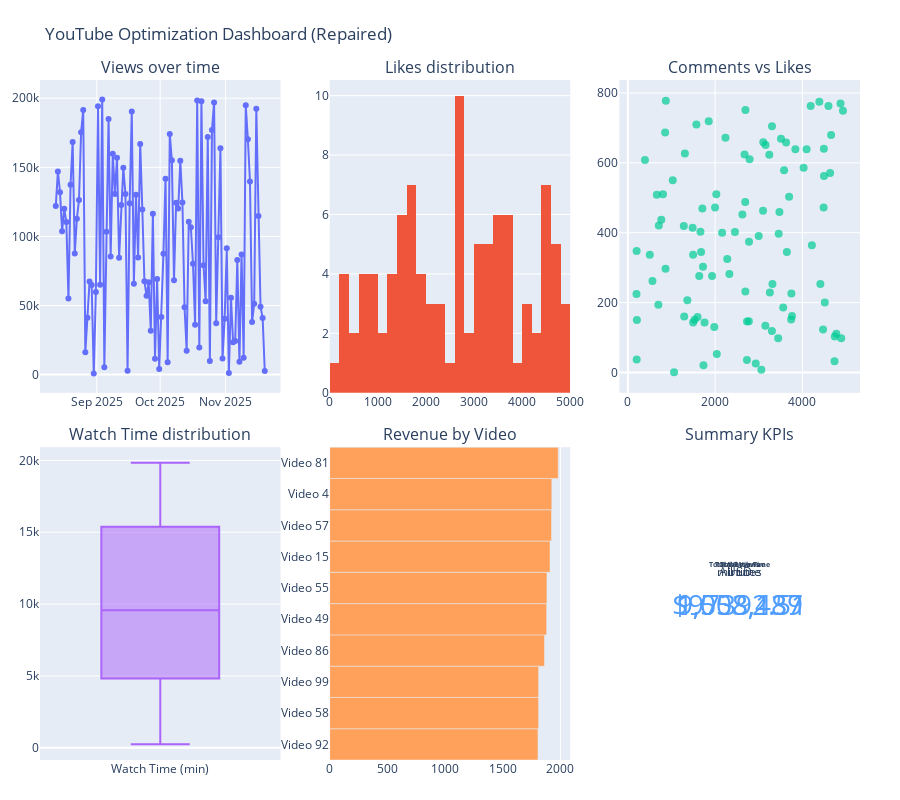

This figure's notebook cell:
### Code cell
# --- Plotly dashboard (fixed indicator usage) ---
fig = make_subplots(
    rows=2, cols=3,
    specs=[
        [{'type':'xy'}, {'type':'xy'}, {'type':'xy'}],
        [{'type':'xy'}, {'type':'xy'}, {'type':'domain'}]   # domain cell for indicators
    ],
    horizontal_spacing=0.06,
    vertical_spacing=0.08,
    subplot_titles=("Views over time", "Likes distribution", "Comments vs Likes", 
                    "Watch Time distribution", "Revenue by Video", "Summary KPIs")
)

# Example traces (replace with your own plots)
fig.add_trace(go.Scatter(x=df['PublishDate'], y=df['Views'], mode='lines+markers', name='Views'), row=1, col=1)

fig.add_trace(go.Histogram(x=df['Likes'], nbinsx=30, name='Likes'), row=1, col=2)

fig.add_trace(go.Scatter(x=df['Likes'], y=df['Comments'], mode='markers',
                         marker=dict(size=8, opacity=0.7), name='Comments vs Likes'), row=1, col=3)

fig.add_trace(go.Box(y=df['WatchTimeMinutes'], name='Watch Time (min)'), row=2, col=1)

top_rev = df.nlargest(10, 'RevenueUSD').sort_values('RevenueUSD', ascending=True)
fig.add_trace(go.Bar(x=top_rev['RevenueUSD'], y=top_rev['Video'], orientation='h', name='Top Revenue'), row=2, col=2)

# Indicators
fig.add_trace(go.Indicator(
    mode='number',
    value=total_views,
    title={'text': "<b>Total Views</b><br><span style='font-size:12px'>All time</span>"},
    number={'font': {'size': 28, 'color': '#4F9DFF'}, 'valueformat':','},
    domain={'x': [0.0, 0.33], 'y': [0, 1]}
), row=2, col=3)

fig.add_trace(go.Indicator(
    mode='number',
    value=total_watch_time,
    title={'text': "<b>Total Watch Time</b><br><span style='font-size:12px'>minutes</span>"},
    number={'font': {'size': 28, 'color': '#4F9DFF'}, 'valueformat':','},
    domain={'x': [0.33, 0.66], 'y': [0, 1]}
), row=2, col=3)

fig.add_trace(go.Indicator(
    mode='number',
    value=total_revenue,
    title={'text': "<b>Total Revenue</b><br><span style='font-size:12px'>USD</span>"},
    number={'font': {'size': 28, 'color': '#4F9DFF'}, 'valueformat':'.2f', 'prefix':'$'},
    domain={'x': [0.66, 1.0], 'y': [0, 1]}
), row=2, col=3)

fig.update_layout(height=800, showlegend=False, paper_bgcolor='white', title_text='YouTube Optimization Dashboard (Repaired)')
fig.update_layout(margin=dict(t=80, b=40, l=40, r=40))

fig.show()

# -------------------------------
# BEST EXPORT SETTINGS (add here)
# -------------------------------

# Export interactive HTML
fig.write_html("youtube_dashboard.html", include_plotlyjs='cdn')

# Export PNG image
fig.write_image("youtube_dashboard.png")

### Figure 1 — Plotly figure (JSON) as saved in the notebook; plotly's stock layout.template omitted (floating-point values rounded to 4 significant figures)
{"data": [{"mode": "lines+markers", "name": "Views", "type": "scatter", "x": ["2025-08-12T13:42:34.537127000", "2025-08-13T13:42:34.537127000", "2025-08-14T13:42:34.537127000", "2025-08-15T13:42:34.537127000", "2025-08-16T13:42:34.537127000", "2025-08-17T13:42:34.537127000", "2025-08-18T13:42:34.537127000", "2025-08-19T13:42:34.537127000", "2025-08-20T13:42:34.537127000", "2025-08-21T13:42:34.537127000", "2025-08-22T13:42:34.537127000", "2025-08-23T13:42:34.537127000", "2025-08-24T13:42:34.537127000", "2025-08-25T13:42:34.537127000", "2025-08-26T13:42:34.537127000", "2025-08-27T13:42:34.537127000", "2025-08-28T13:42:34.537127000", "2025-08-29T13:42:34.537127000", "2025-08-30T13:42:34.537127000", "2025-08-31T13:42:34.537127000", "2025-09-01T13:42:34.537127000", "2025-09-02T13:42:34.537127000", "2025-09-03T13:42:34.537127000", "2025-09-04T13:42:34.537127000", "2025-09-05T13:42:34.537127000", "2025-09-06T13:42:34.537127000", "2025-09-07T13:42:34.537127000", "2025-09-08T13:42:34.537127000", "2025-09-09T13:42:34.537127000", "2025-09-10T13:42:34.537127000", "2025-09-11T13:42:34.537127000", "2025-09-12T13:42:34.537127000", "2025-09-13T13:42:34.537127000", "2025-09-14T13:42:34.537127000", "2025-09-15T13:42:34.537127000", "2025-09-16T13:42:34.537127000", "2025-09-17T13:42:34.537127000", "2025-09-18T13:42:34.537127000", "2025-09-19T13:42:34.537127000", "2025-09-20T13:42:34.537127000", "2025-09-21T13:42:34.537127000", "2025-09-22T13:42:34.537127000", "2025-09-23T13:42:34.537127000", "2025-09-24T13:42:34.537127000", "2025-09-25T13:42:34.537127000", "2025-09-26T13:42:34.537127000", "2025-09-27T13:42:34.537127000", "2025-09-28T13:42:34.537127000", "2025-09-29T13:42:34.537127000", "2025-09-30T13:42:34.537127000", "2025-10-01T13:42:34.537127000", "2025-10-02T13:42:34.537127000", "2025-10-03T13:42:34.537127000", "2025-10-04T13:42:34.537127000", "2025-10-05T13:42:34.537127000", "2025-10-06T13:42:34.537127000", "2025-10-07T13:42:34.537127000", "2025-10-08T13:42:34.537127000", "2025-10-09T13:42:34.537127000", "2025-10-10T13:42:34.537127000", "2025-10-11T13:42:34.537127000", "2025-10-12T13:42:34.537127000", "2025-10-13T13:42:34.537127000", "2025-10-14T13:42:34.537127000", "2025-10-15T13:42:34.537127000", "2025-10-16T13:42:34.537127000", "2025-10-17T13:42:34.537127000", "2025-10-18T13:42:34.537127000", "2025-10-19T13:42:34.537127000", "2025-10-20T13:42:34.537127000", "2025-10-21T13:42:34.537127000", "2025-10-22T13:42:34.537127000", "2025-10-23T13:42:34.537127000", "2025-10-24T13:42:34.537127000", "2025-10-25T13:42:34.537127000", "2025-10-26T13:42:34.537127000", "2025-10-27T13:42:34.537127000", "2025-10-28T13:42:34.537127000", "2025-10-29T13:42:34.537127000", "2025-10-30T13:42:34.537127000", "2025-10-31T13:42:34.537127000", "2025-11-01T13:42:34.537127000", "2025-11-02T13:42:34.537127000", "2025-11-03T13:42:34.537127000", "2025-11-04T13:42:34.537127000", "2025-11-05T13:42:34.537127000", "2025-11-06T13:42:34.537127000", "2025-11-07T13:42:34.537127000", "2025-11-08T13:42:34.537127000", "2025-11-09T13:42:34.537127000", "2025-11-10T13:42:34.537127000", "2025-11-11T13:42:34.537127000", "2025-11-12T13:42:34.537127000", "2025-11-13T13:42:34.537127000", "2025-11-14T13:42:34.537127000", "2025-11-15T13:42:34.537127000", "2025-11-16T13:42:34.537127000", "2025-11-17T13:42:34.537127000", "2025-11-18T13:42:34.537127000", "2025-11-19T13:42:34.537127000"], "xaxis": "x", "y": [122058, 146967, 132032, 103794, 119979, 110368, 54986, 137437, 168366, 87598, 112827, 126424, 175303, 191435, 16123, 41190, 67321, 64920, 869, 59835, 194127, 65025, 199141, 5411, 103455, 184879, 85405, 159865, 130708, 156830, 84578, 122637, 149603, 130623, 2847, 123955, 190322, 65825, 130081, 84754, 166945, 119446, 67535, 56986, 66903, 31651, 116316, 11494, 69192, 3990, 41706, 87413, 141799, 8892, 174173, 155069, 68248, 124343, 120274, 154655, 124458, 48655, 17259, 110610, 106630, 80177, 36020, 198293, 19557, 197729, 79053, 53095, 171929, 9792, 176930, 196869, 37165, 99399, 163778, 11634, 40497, 91487, 1116, 55691, 23347, 24400, 82898, 9368, 86907, 12285, 194876, 170271, 139743, 38144, 51314, 192400, 114852, 49084, 40874, 2668], "yaxis": "y"}, {"name": "Likes", "nbinsx": 30, "type": "histogram", "x": [2027, 2695, 1495, 391, 4514, 4474, 3561, 2278, 3099, 200, 4875, 3104, 4598, 2454, 3645, 804, 2731, 2773, 1570, 2690, 3840, 1028, 502, 4493, 870, 4488, 206, 1484, 863, 2790, 563, 4191, 1757, 1678, 3242, 4636, 1059, 1722, 3314, 3157, 2625, 2729, 1597, 3060, 2693, 4891, 3627, 1363, 1981, 1663, 1529, 2038, 3302, 2237, 1306, 4029, 2675, 1282, 709, 4744, 4413, 3748, 4779, 663, 1998, 3445, 3743, 1495, 3304, 3763, 1853, 4659, 1291, 3581, 3457, 1636, 3696, 2999, 3152, 698, 2160, 4097, 4737, 854, 3474, 1707, 2777, 1733, 4931, 3510, 202, 3255, 4218, 4496, 766, 4389, 2327, 2931, 197, 1930], "xaxis": "x2", "yaxis": "y2"}, {"marker": {"opacity": 0.7, "size": 8}, "mode": "markers", "name": "Comments vs Likes", "type": "scatter", "x": [2027, 2695, 1495, 391, 4514, 4474, 3561, 2278, 3099, 200, 4875, 3104, 4598, 2454, 3645, 804, 2731, 2773, 1570, 2690, 3840, 1028, 502, 4493, 870, 4488, 206, 1484, 863, 2790, 563, 4191, 1757, 1678, 3242, 4636, 1059, 1722, 3314, 3157, 2625, 2729, 1597, 3060, 2693, 4891, 3627, 1363, 1981, 1663, 1529, 2038, 3302, 2237, 1306, 4029, 2675, 1282, 709, 4744, 4413, 3748, 4779, 663, 1998, 3445, 3743, 1495, 3304, 3763, 1853, 4659, 1291, 3581, 3457, 1636, 3696, 2999, 3152, 698, 2160, 4097, 4737, 854, 3474, 1707, 2777, 1733, 4931, 3510, 202, 3255, 4218, 4496, 766, 4389, 2327, 2931, 197, 1930], "xaxis": "x3", "y": [510, 751, 143, 608, 200, 123, 186, 325, 463, 348, 770, 659, 763, 402, 345, 510, 146, 147, 710, 488, 639, 550, 337, 640, 778, 472, 150, 414, 297, 610, 262, 763, 143, 345, 623, 571, 1, 303, 253, 651, 452, 36, 159, 8, 232, 98, 658, 207, 130, 403, 151, 53, 119, 672, 627, 586, 624, 419, 421, 103, 253, 226, 111, 509, 472, 98, 152, 337, 705, 162, 719, 680, 160, 579, 397, 276, 503, 391, 134, 194, 400, 639, 32, 687, 459, 469, 374, 21, 749, 669, 37, 229, 364, 562, 437, 775, 282, 26, 225, 276], "yaxis": "y3"}, {"name": "Watch Time (min)", "type": "box", "xaxis": "x4", "y": [7072, 9201, 5650, 8046, 9057, 12996, 4692, 11362, 7729, 8258, 18639, 10766, 17503, 3494, 10807, 14484, 1110, 18761, 3470, 351, 12518, 17040, 19604, 749, 240, 10542, 17414, 3025, 6152, 17618, 19761, 19828, 1866, 619, 5492, 1945, 19167, 3913, 12963, 7505, 4064, 11143, 18120, 3059, 16588, 10779, 1459, 12299, 834, 8146, 7610, 12583, 7393, 7256, 5851, 19240, 16971, 6036, 18275, 10697, 8766, 19384, 12373, 4830, 2418, 12089, 6705, 8223, 4545, 10943, 13453, 13171, 11016, 903, 17008, 17582, 9957, 4827, 15388, 2541, 15378, 14649, 19558, 3101, 16029, 16438, 926, 4192, 15252, 7016, 7129, 8037, 6849, 4515, 17069, 13467, 18127, 8361, 17264, 14148], "yaxis": "y4"}, {"name": "Top Revenue", "orientation": "h", "type": "bar", "x": [1805.0, 1811.0, 1811.0, 1862.0, 1880.0, 1883.0, 1910.0, 1922.0, 1925.0, 1981.0], "xaxis": "x5", "y": ["Video 92", "Video 58", "Video 99", "Video 86", "Video 49", "Video 55", "Video 15", "Video 57", "Video 4", "Video 81"], "yaxis": "y5"}, {"domain": {"x": [0.7067, 1], "y": [0, 0.46]}, "mode": "number", "number": {"font": {"color": "#4F9DFF", "size": 28}, "valueformat": ","}, "title": {"text": "<b>Total Views</b><br><span style='font-size:12px'>All time</span>"}, "type": "indicator", "value": 9558187}, {"domain": {"x": [0.7067, 1], "y": [0, 0.46]}, "mode": "number", "number": {"font": {"color": "#4F9DFF", "size": 28}, "valueformat": ","}, "title": {"text": "<b>Total Watch Time</b><br><span style='font-size:12px'>minutes</span>"}, "type": "indicator", "value": 1003439}, {"domain": {"x": [0.7067, 1], "y": [0, 0.46]}, "mode": "number", "number": {"font": {"color": "#4F9DFF", "size": 28}, "prefix": "$", "valueformat": ".2f"}, "title": {"text": "<b>Total Revenue</b><br><span style='font-size:12px'>USD</span>"}, "type": "indicator", "value": 97390.0}], "layout": {"annotations": [{"font": {"size": 16}, "showarrow": false, "text": "Views over time", "x": 0.1467, "xanchor": "center", "xref": "paper", "y": 1, "yanchor": "bottom", "yref": "paper"}, {"font": {"size": 16}, "showarrow": false, "text": "Likes distribution", "x": 0.5, "xanchor": "center", "xref": "paper", "y": 1, "yanchor": "bottom", "yref": "paper"}, {"font": {"size": 16}, "showarrow": false, "text": "Comments vs Likes", "x": 0.8533, "xanchor": "center", "xref": "paper", "y": 1, "yanchor": "bottom", "yref": "paper"}, {"font": {"size": 16}, "showarrow": false, "text": "Watch Time distribution", "x": 0.1467, "xanchor": "center", "xref": "paper", "y": 0.46, "yanchor": "bottom", "yref": "paper"}, {"font": {"size": 16}, "showarrow": false, "text": "Revenue by Video", "x": 0.5, "xanchor": "center", "xref": "paper", "y": 0.46, "yanchor": "bottom", "yref": "paper"}, {"font": {"size": 16}, "showarrow": false, "text": "Summary KPIs", "x": 0.8533, "xanchor": "center", "xref": "paper", "y": 0.46, "yanchor": "bottom", "yref": "paper"}], "height": 800, "margin": {"b": 40, "l": 40, "r": 40, "t": 80}, "paper_bgcolor": "white", "showlegend": false, "title": {"text": "YouTube Optimization Dashboard (Repaired)"}, "xaxis": {"anchor": "y", "domain": [0, 0.2933]}, "xaxis2": {"anchor": "y2", "domain": [0.3533, 0.6467]}, "xaxis3": {"anchor": "y3", "domain": [0.7067, 1]}, "xaxis4": {"anchor": "y4", "domain": [0, 0.2933]}, "xaxis5": {"anchor": "y5", "domain": [0.3533, 0.6467]}, "yaxis": {"anchor": "x", "domain": [0.54, 1]}, "yaxis2": {"anchor": "x2", "domain": [0.54, 1]}, "yaxis3": {"anchor": "x3", "domain": [0.54, 1]}, "yaxis4": {"anchor": "x4", "domain": [0, 0.46]}, "yaxis5": {"anchor": "x5", "domain": [0, 0.46]}}}
